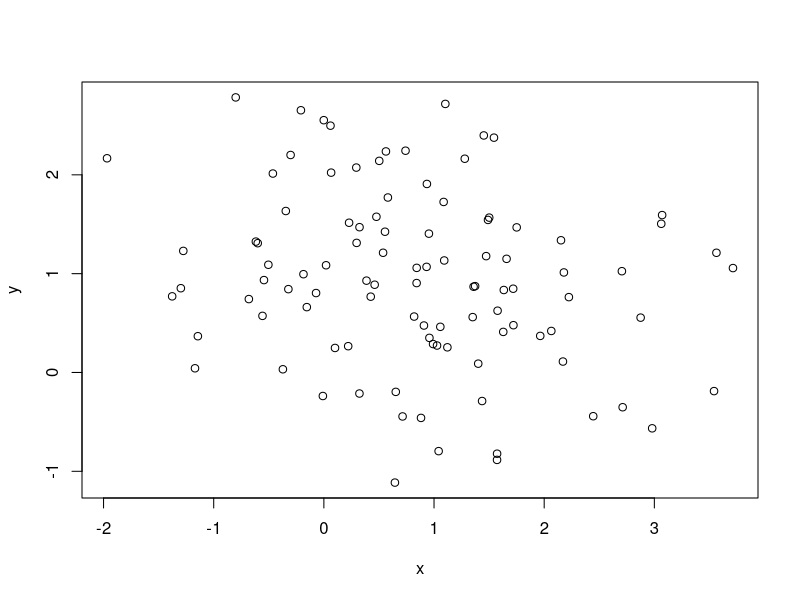

Reproduce this figure in R.
library(tidyverse)

### R-Norm Function  is for random generation 
?rnorm

rnorm(10,mean=1,sd=1)

# dnorm(x, mean = 0, sd = 1, log = FALSE) -> Density
# pnorm(q, mean = 0, sd = 1, lower.tail = TRUE, log.p = FALSE) -> distribution function
# qnorm(p, mean = 0, sd = 1, lower.tail = TRUE, log.p = FALSE) -> quantile function
# rnorm(n, mean = 0, sd = 1) -> random deviates

#runif -> random variables

x = rnorm(100,mean = 1,sd = 1 )

y = rnorm(100,mean=1,sd = 1 )

plot(x,y)

mpg

# Summary Function 
summary(mpg)

